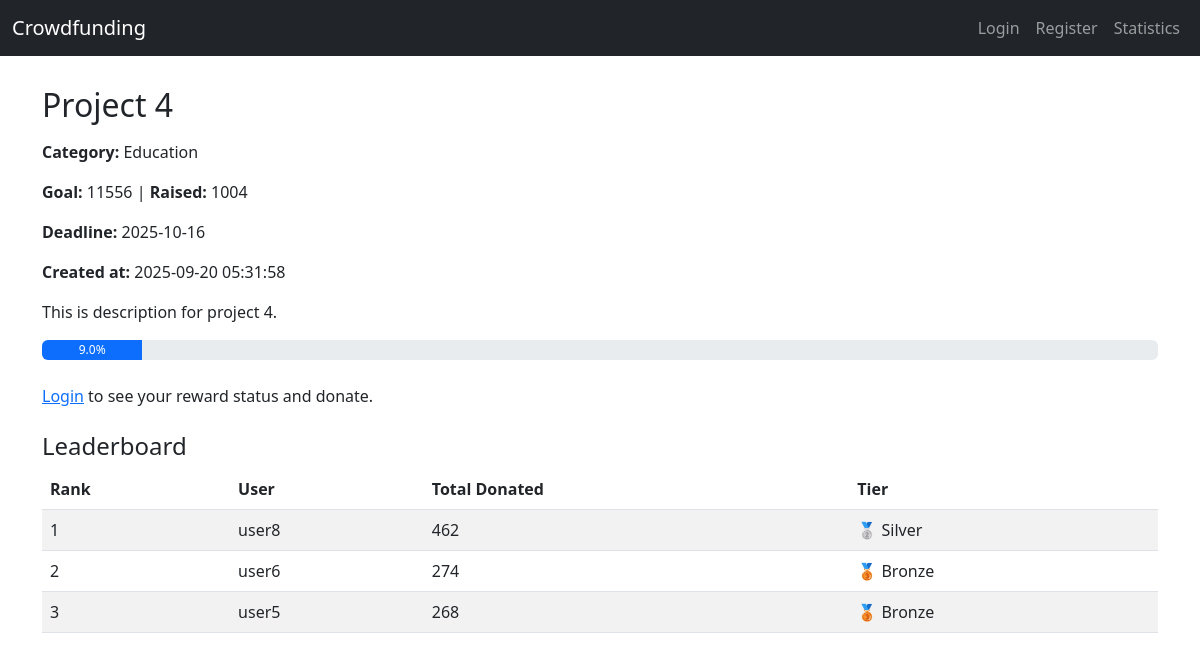
Screenshot of /project/80981597 with the database file from the repository.
### models.py (models this page shows)
class Project(db.Model):
    __tablename__ = 'projects'
    id = db.Column(db.String(8), primary_key=True, default=gen_project_id)  # 8 หลัก
    title = db.Column(db.String(200), nullable=False)
    description = db.Column(db.Text, nullable=False, default="")
    goal_amount = db.Column(db.Integer, nullable=False)   # > 0
    current_amount = db.Column(db.Integer, default=0)
    deadline = db.Column(db.DateTime, nullable=False)
    created_at = db.Column(db.DateTime, default=datetime.utcnow, nullable=False)  # ใหม่สุดใช้ field นี้
    category_id = db.Column(db.Integer, db.ForeignKey('categories.id'), nullable=False)
    reward_tiers = db.relationship('RewardTier', backref='project', lazy=True)
    pledges = db.relationship('Pledge', backref='project', lazy=True)

class Category(db.Model):
    __tablename__ = 'categories'
    id = db.Column(db.Integer, primary_key=True, autoincrement=True)
    name = db.Column(db.String(100), nullable=False, unique=True)
    projects = db.relationship('Project', backref='category', lazy=True)

class User(db.Model):
    __tablename__ = 'users'
    id = db.Column(db.Integer, primary_key=True, autoincrement=True)
    username = db.Column(db.String(80), unique=True, nullable=False)
    password = db.Column(db.String(120), nullable=False)
    pledges = db.relationship('Pledge', backref='user', lazy=True)

### app.py (the view)
@app.route('/project/<project_id>')
def project_detail(project_id):
    project = Project.query.get_or_404(project_id)
    leaderboard = get_leaderboard(project_id)
    user = current_user()
    tier_status = reward_progress_for_user(project_id, user.id) if user else None
    return render_template('project_detail.html',
                           project=project,
                           user=user,
                           leaderboard=leaderboard,
                           tier_status=tier_status)

### app.py (called while the page is built)
def current_user():
    uid = session.get('user_id')
    if uid:
        return User.query.get(uid)
    return None

### templates/project_detail.html (shortened to what this page needs)
{% extends "base.html" %}
{% block content %}
<h2 class="mb-3">{{ project.title }}</h2>
<p><strong>Category:</strong> {{ project.category.name }}</p>
<p><strong>Goal:</strong> {{ project.goal_amount }} | <strong>Raised:</strong> {{ project.current_amount }}</p>
<p><strong>Deadline:</strong> {{ project.deadline.strftime('%Y-%m-%d') }}</p>
<p><strong>Created at:</strong> {{ project.created_at.strftime('%Y-%m-%d %H:%M:%S') }}</p>
<p>{{ project.description }}</p>
<div class="progress mb-4">
    {% set pct = (project.current_amount / project.goal_amount * 100) | round(0) if project.goal_amount else 0 %}
    <div class="progress-bar" role="progressbar" style="width: {{ pct }}%">{{ pct }}%</div>
</div>
{% if user and tier_status %}
  <div class="card mb-4">
    <div class="card-header fw-bold">Your Reward Status</div>
    <div class="card-body">
      <p class="mb-2">Your total donation for this project: <strong>{{ tier_status.total }}</strong></p>
      <table class="table table-sm align-middle">
        <thead>
          <tr>
            <th style="width:40%">Reward</th>
            <th style="width:20%">Min Amount</th>
            <th style="width:20%">Status</th>
            <th style="width:20%">Need More</th>
          </tr>
        </thead>
        <tbody>
        {% for t in tier_status.tiers | sort(attribute='min_amount') %}
          <tr>
            <td>{{ t.name }}</td>
            <td>{{ t.min_amount }}</td>
            <td>{% if t.achieved %}✅ Achieved{% else %}⏳ Not yet{% endif %}</td>
            <td>{% if t.achieved %}—{% else %}{{ t.missing }}{% endif %}</td>
          </tr>
        {% endfor %}
        </tbody>
      </table>
      {% if tier_status.next_missing %}
        <div class="alert alert-info mb-0">
          Donate <strong>{{ tier_status.next_missing }}</strong> more to reach the next reward tier.
        </div>
      {% endif %}
    </div>
  </div>
{% else %}
  <p><a href="{{ url_for('login') }}">Login</a> to see your reward status and donate.</p>
{% endif %}
<h4 class="mt-4">Leaderboard</h4>
<table class="table table-striped">
  <thead>
    <tr>
      <th>Rank</th>
      <th>User</th>
      <th>Total Donated</th>
      <th>Tier</th>
    </tr>
  </thead>
  <tbody>
    {% for row in leaderboard %}
      <tr>
        <td>{{ row.rank }}</td>
        <td>{{ row.username }}</td>
        <td>{{ row.total }}</td>
        <td>
          {% if row.tier == "Gold" %}🥇 Gold
          {% elif row.tier == "Silver" %}🥈 Silver
          {% elif row.tier == "Bronze" %}🥉 Bronze
          {% else %}-{% endif %}
        </td>
      </tr>
    {% endfor %}
  </tbody>
</table>
{% endblock %}

### templates/base.html (shortened to what this page needs)
<!DOCTYPE html>
<html lang="en">
<head>
    <link href="https://cdn.jsdelivr.net/npm/bootstrap@5.3.0/dist/css/bootstrap.min.css" rel="stylesheet">
</head>
<body>
    <nav class="navbar navbar-expand-lg navbar-dark bg-dark fixed-top">
        <div class="container-fluid">
            <a class="navbar-brand" href="{{ url_for('project_list') }}">Crowdfunding</a>
            <div class="collapse navbar-collapse" id="navbarNav">
                <ul class="navbar-nav ms-auto">
                    {% if session.get('user_id') %}
                        <li class="nav-item">
                            <a class="nav-link" href="#">Logged in as {{ session.get('username') }}</a>
                        </li>
                        <li class="nav-item">
                            <a class="nav-link" href="{{ url_for('logout') }}">Logout</a>
                        </li>
                    {% else %}
                        <li class="nav-item">
                            <a class="nav-link" href="{{ url_for('login') }}">Login</a>
                        </li>
                        <li class="nav-item">
                            <a class="nav-link" href="{{ url_for('register') }}">Register</a>
                        </li>
                    {% endif %}
                    <li class="nav-item">
                        <a class="nav-link" href="{{ url_for('stats') }}">Statistics</a>
                    </li>
                </ul>
            </div>
        </div>
    </nav>
    <div class="container">
        {% block content %}{% endblock %}
    </div>
</body>
</html>

### templates/base.html (style rules this page uses)
body { padding-top: 70px; }
.progress { height: 20px; }

### rows the page displays
Project: title "Project 4", goal_amount "11556", current_amount "1004", deadline "2025-10-16", created_at "2025-09-20 05:31:58", description "This is description for project 4."
Category: category.name "Education"
User: rank "1", username "user8", total "462", shows "🥈 Silver"
User: rank "2", username "user6", total "274", shows "🥉 Bronze"
User: rank "3", username "user5", total "268", shows "🥉 Bronze"

### other values shown
{{ pct }} "9.0"
